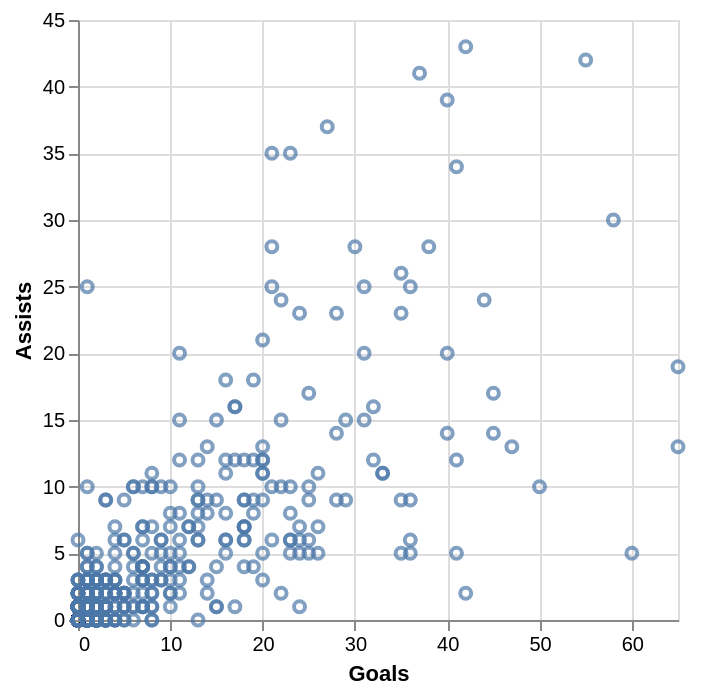

Here is the Vega-Lite specification saved for this chart:
### Vega-Lite specification from a JSON file in a GitHub repository (floating-point values rounded to 4 significant figures; data arrays with more than 128 entries replaced by an {"elided": "..."} marker saying what was removed)
{"$schema": "https://vega.github.io/schema/vega-lite/v5.json", "description": "A scatterplot showing horsepower and miles per gallons for various cars.", "data": {"values": {"elided": "1000 records"}}, "mark": "point", "encoding": {"x": {"field": "Goals", "type": "quantitative"}, "y": {"field": "Assists", "type": "quantitative"}}}
